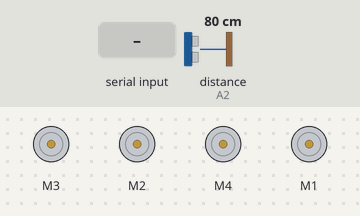
Simulated run of this program. Board: Arduino Uno, built with avr-gcc and run on an emulated ATmega328P. Shown: 4 × DC motor (green arrow = forward, orange = backward, longer = faster). The inputs (shaded band) are chosen by the test bench; at power-on: distance to the obstacle (sensor on A2) 80 cm. The echo pulse lasts 58.3 µs per cm.

Above: at 0.8 s.
0.9 s: "1" received over the second serial link
At 1.8 s:
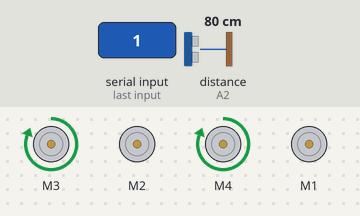
At 3.6 s:
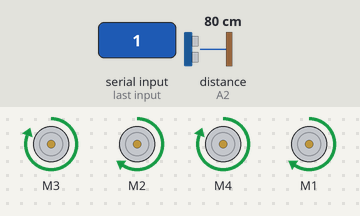
3.9 s: "0" received over the second serial link
At 5.1 s:
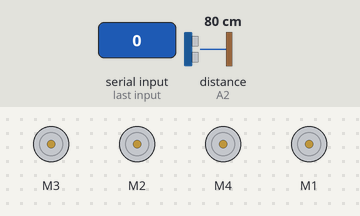
Timing chart, 0 to 6.9 s (numbered marks = the images above; inputs shaded):
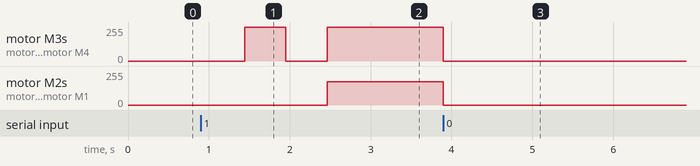

The program:

main.cpp
```cpp
#include <Arduino.h>
#include <AFMotor.h>
#include <Arduino_FreeRTOS.h>
#include <SoftwareSerial.h>

const byte go = 0;
const byte brake = 1;
const byte right = 2;

volatile int state;

AF_DCMotor frontLEFT(3);
AF_DCMotor frontRIGHT(2);
AF_DCMotor backLEFT(4);
AF_DCMotor backRIGHT(1);
SoftwareSerial BT(14, 15);  //rx, tx

int trigPin= A3;
int echoPin= A2;

int Rspeed = 174;
int Lspeed = 255;

char controller;
int distance;


void carSTOP();
void carFORWARD();
void carBACKWARD();
void car_turn_Left();
void car_turn_Right();

void carRUN(void *argc);
void Blue(void *argc);
void distanceCAL(void *argc);

TaskHandle_t bluetooth;
TaskHandle_t car;
TaskHandle_t ultra;

void setup(){

  Serial.begin(9600);
  BT.begin(9600);
  pinMode(trigPin, OUTPUT);
  pinMode(echoPin, INPUT);

  frontLEFT.setSpeed(Lspeed);
  frontRIGHT.setSpeed(Rspeed);
  backLEFT.setSpeed(Lspeed);
  backRIGHT.setSpeed(Rspeed);

  xTaskCreate(Blue,"communication", 128, NULL,1, &bluetooth);
  xTaskCreate(carRUN,"Running", 128, NULL,1, &car);
  xTaskCreate(distanceCAL,"Mesuring distance", 128, NULL,1, &ultra);

  vTaskStartScheduler();
}

void loop (){
   ///
}


void Blue(void *argc){


  (void) argc;

    while (1)
    {
      while (BT.available())
   {
     controller = BT.read();
     BT.println(controller);
   }
 }
}

void distanceCAL(void *argc){

  (void) argc;

  while (1)
  {
    digitalWrite(trigPin,LOW);
    delayMicroseconds(10);
    digitalWrite(trigPin,HIGH);
    delayMicroseconds(10);
    digitalWrite(trigPin,LOW);
    int travelTime = pulseIn(echoPin, HIGH);
    vTaskDelay(10/portTICK_PERIOD_MS);

    distance = (0.0343*travelTime)/2;
    BT.print("Distance:");
    BT.print(distance);
    BT.println("cm");
    vTaskDelay(10/ portTICK_PERIOD_MS);
  }
}


void carRUN(void *argc){

  (void) argc;

    while (1)
  {
    if (controller == '1') {


   switch (state)
   {
   case go:
       carFORWARD();
       //
       if (distance <= 40)
       {
        state = brake;
       }
     break;

   case brake:
      carSTOP();
      vTaskDelay(500/ portTICK_PERIOD_MS);

      state = right;
     break;

   case right:

      car_turn_Right();
      vTaskDelay(500/ portTICK_PERIOD_MS);

     if (distance >= 40){
       carSTOP();
       vTaskDelay(500/ portTICK_PERIOD_MS);
       state = go;
      }
    break;

   default:
   //
     break;
   }


    }else if (controller == '0')
    {
      carSTOP();
    }
  }
}


void carSTOP(){

  frontLEFT.run(RELEASE);
  frontRIGHT.run(RELEASE);
  backLEFT.run(RELEASE);
  backRIGHT.run(RELEASE);
}

void carFORWARD(){
  frontLEFT.run(FORWARD);
  frontRIGHT.run(FORWARD);
  backLEFT.run(FORWARD);
  backRIGHT.run(FORWARD);
}

void carBACKWARD(){
  frontLEFT.run(BACKWARD);
  frontRIGHT.run(BACKWARD);
  backLEFT.run(BACKWARD);
  backRIGHT.run(BACKWARD);
}

void car_turn_Right(){

  frontLEFT.run(FORWARD);
  frontRIGHT.run(RELEASE);
  backLEFT.run(FORWARD);
  backRIGHT.run(RELEASE);
}

void car_turn_Left(){

  frontLEFT.run(RELEASE);
  frontRIGHT.run(FORWARD);
  backLEFT.run(RELEASE);
  backRIGHT.run(FORWARD);
}
```

Measured:
- after the input at 0.9 s, motor M3, motor M4: stopped → forward 255/255 after 0.54 s, → stopped 0.51 s later, → forward 255/255 0.51 s later; motor M2, motor M1: stopped → forward 174/255 after 1.6 s
- after the input at 3.9 s, motor M3, motor M4: forward 255/255 → stopped at once; motor M2, motor M1: forward 174/255 → stopped at once
